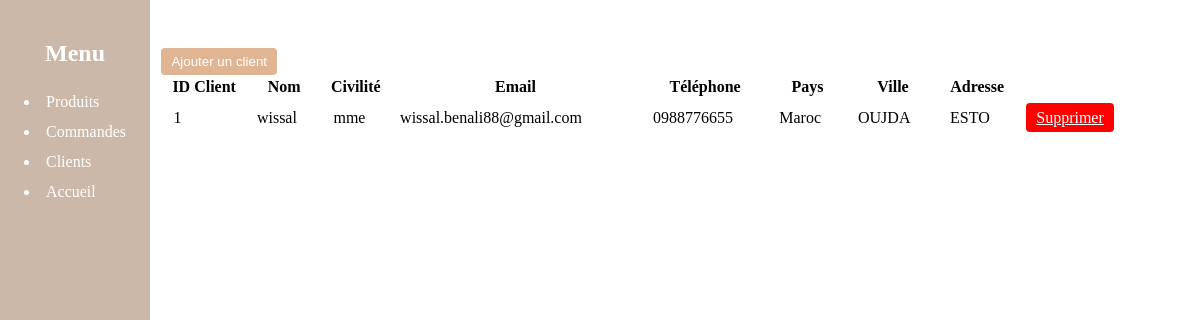
Page /pages/client.php on the earlier database version.
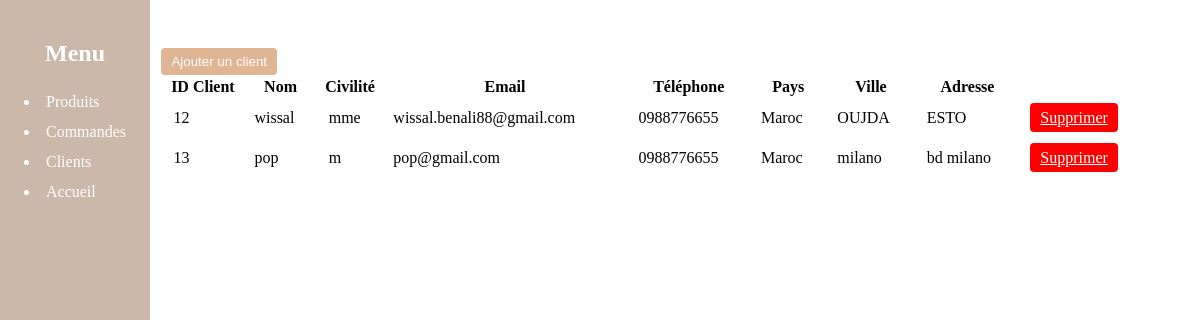
Same page on the later database version.
### tables this page shows
CREATE TABLE `utilisateur` (
  `IDCLIENT` int(11) NOT NULL,
  `NOMCLIENT` varchar(30) NOT NULL,
  `CIVILITECLIENT` varchar(5) DEFAULT NULL,
  `EMAILCLIENT` varchar(50) NOT NULL,
  `MDPCLIENT` varchar(256) DEFAULT NULL,
  `TELCLIENT` varchar(10) DEFAULT NULL,
  `PAYS` char(5) DEFAULT 'Maroc',
  `VILLECLIENT` varchar(15) DEFAULT NULL,
  `ADRESSECLIENT` varchar(40) DEFAULT NULL
);

### pages/C.php (the view)
<?php
include("connection.php");
$sql_client = "SELECT * FROM utilisateur";
$resultat_client = mysqli_query($bdd, $sql_client);
if ($resultat_client && mysqli_num_rows($resultat_client) > 0) {
    echo "<table class='table'>";
    echo "<thead><tr><th>ID Client</th><th>Nom</th><th>Civilité</th><th>Email</th><th>Téléphone</th><th>Pays</th><th>Ville</th><th>Adresse</th></tr></thead>";
    echo "<tbody>";
    while ($row_client = mysqli_fetch_assoc($resultat_client)) {
        echo "<tr><td>" . $row_client["IDCLIENT"] . "</td><td>" . $row_client["NOMCLIENT"] . "</td><td>" . $row_client["CIVILITECLIENT"] . "</td><td>" . $row_client["EMAILCLIENT"] . "</td><td>" . $row_client["TELCLIENT"] . "</td><td>" . $row_client["PAYS"] . "</td><td>" . $row_client["VILLECLIENT"] . "</td><td>" . $row_client["ADRESSECLIENT"] . "</td>";
        echo "<td><a href='delete_client.php?id=" . $row_client["IDCLIENT"] . "' class='btn btn-danger bn'>Supprimer</a></td></tr>";
    }
    echo "</tbody>";
    echo "</table>";
} else {
    echo "Aucun client trouvé.";
}
?>

### pages/client.php (shortened to what this page needs)
<!DOCTYPE html>
<html lang="en">
<head>
    <link rel="stylesheet" href="../styles/styleClient.css">
</head>
<body>
<div class="main-content">
<div class="sidebar">
            <?php include("adminPanel.php"); ?>
</div>
<div class="main-content">
    <button id="modal-btn" class="btn btn-primary">Ajouter un client</button>
   <?php include("C.php");
    ?>
</div>
</div>
</body>
</html>

### pages/adminPanel.php (shortened to what this page needs)
<!DOCTYPE html>
<html lang="en">
<head>
</head>
<body>
<div class="container">
    <div class="sidebar">
    <h2 >Menu</h2>
        <ul>
            <li><a href="produit.php">Produits</a></li>
            <li><a href="commande.php">Commandes</a></li>
            <li><a href="client.php">Clients</a></li>
            <li><a href="index.php">Accueil</a></li>
        </ul>
    </div>
</div>
</body>
</html>

### styles/styleClient.css (style rules this page uses)
.sidebar { position: fixed; top: 0; left: 0; height: 100vh; width: 150px; background-color: rgb(204, 184, 169); padding-top: 20px; }
.main-content { margin-left: 5%; padding: 20px; }
.btn { padding: 6px 10px; background-color: red; color: white; border: none; border-radius: 4px; cursor: pointer; }
.btn-primary { background-color: rgba(224, 181, 148, 1);; }

### pages/adminPanel.php (style rules this page uses)
table { width:100%; background-color:white; }
.table tbody tr td { padding: 10px; }
ul li a { color: white; transition: color 0.3s; text-decoration:none; }
li { color:white; padding:6px; }
h2 { text-align:center; color:white; }

Differences in the rows shown:
removed utilisateur: IDCLIENT "1", NOMCLIENT "wissal", CIVILITECLIENT "mme", EMAILCLIENT "wissal.benali88@gmail.com", TELCLIENT "0988776655", PAYS "Maroc", VILLECLIENT "OUJDA", ADRESSECLIENT "ESTO"
added utilisateur: IDCLIENT "12", NOMCLIENT "wissal", CIVILITECLIENT "mme", EMAILCLIENT "wissal.benali88@gmail.com", TELCLIENT "0988776655", PAYS "Maroc", VILLECLIENT "OUJDA", ADRESSECLIENT "ESTO"
added utilisateur: IDCLIENT "13", NOMCLIENT "pop", CIVILITECLIENT "m", EMAILCLIENT "pop@gmail.com", TELCLIENT "0988776655", PAYS "Maroc", VILLECLIENT "milano", ADRESSECLIENT "bd milano"
